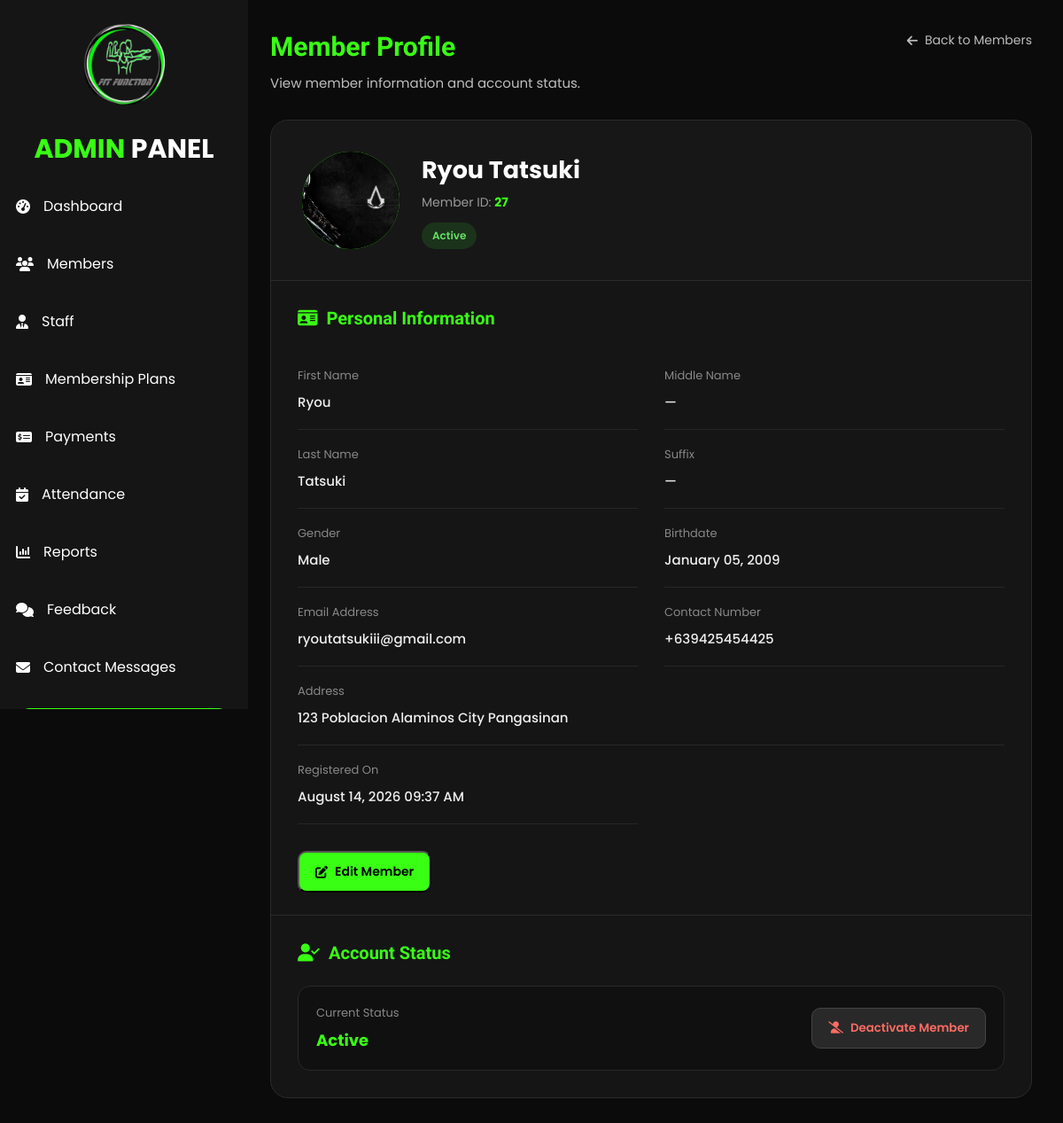
The page /member_view_admin.php?id=27 (signed in) on the database as committed earlier.
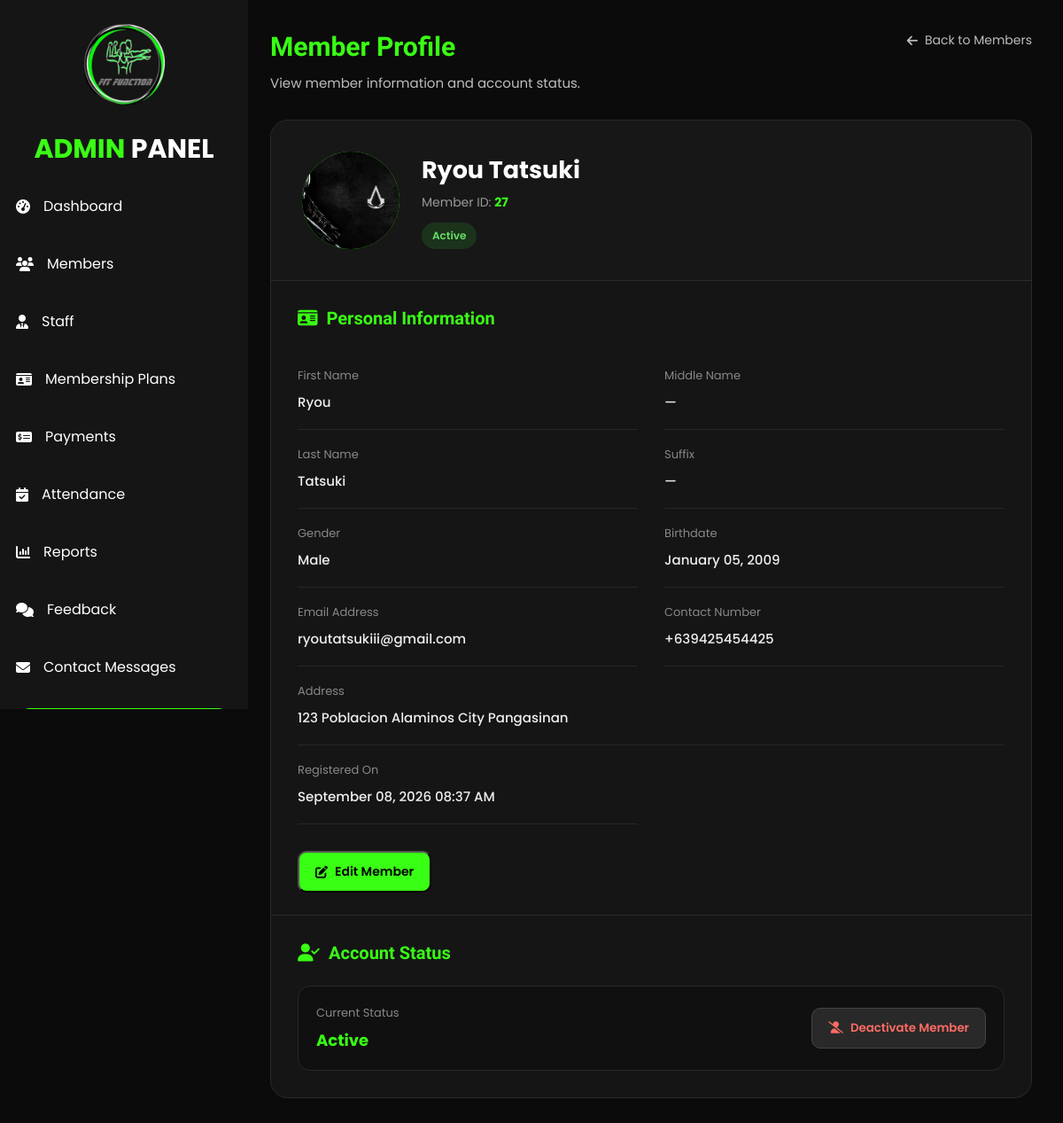
The same page on the database as committed later.
### tables this page shows
CREATE TABLE `signup` (
  `id` int(100) NOT NULL,
  `first_name` varchar(100) NOT NULL,
  `middlename` varchar(100) DEFAULT NULL,
  `last_name` varchar(100) NOT NULL,
  `suffix` varchar(20) DEFAULT NULL,
  `email` varchar(150) NOT NULL,
  `contact_number` varchar(30) NOT NULL,
  `gender` enum('Male','Female','Rather not say') NOT NULL,
  `birthdate` date NOT NULL,
  `password` varchar(255) NOT NULL,
  `created_at` timestamp NOT NULL DEFAULT CURRENT_TIMESTAMP ON UPDATE CURRENT_TIMESTAMP,
  `verification_code` varchar(6) NOT NULL,
  `verification_expiry` datetime NOT NULL,
  `email_verified` tinyint(1) NOT NULL DEFAULT '0',
  `status` varchar(20) NOT NULL DEFAULT 'Pending',
  `address` varchar(255) DEFAULT NULL,
  `profile_picture` varchar(255) DEFAULT NULL
);

### member_view_admin.php (the view, shortened to what this page needs)
<?php
require_once("includes/admin_auth.php");
$member_id = (int)$_GET['id'];
$stmt = $con->prepare("
    SELECT
        id,
        first_name,
        middlename,
        last_name,
        suffix,
        email,
        contact_number,
        gender,
        birthdate,
        status,
        address,
        profile_picture,
        created_at
    FROM signup
    WHERE id = ?
    LIMIT 1
");
$stmt->bind_param("i", $member_id);
$stmt->execute();
$result = $stmt->get_result();
$member = $result->fetch_assoc();
$fullName = $member['first_name'];
$fullName .= " " . $member['last_name'];
$profilePicture = "";
if(!empty($member['profile_picture'])){
    $profilePicture = $member['profile_picture'];
}
?>
<!DOCTYPE html>
<html lang="en">
<head>
<link
rel="stylesheet"
href="https://cdnjs.cloudflare.com/ajax/libs/font-awesome/6.7.2/css/all.min.css">
<link
rel="stylesheet"
href="assets/css/admin.css">
</head>
<body>
<div class="wrapper">
    <?php include("includes/admin_sidebar.php"); ?>
    <div class="main">
        <div class="member-view-content">
<div class="member-view-header">
    <div class="member-view-title">
        <h2>
            Member Profile
        </h2>
        <p>
            View member information and account status.
        </p>
    </div>
    <a
        href="members_admin.php"
        class="back-members"
    >
        <i class="fa-solid fa-arrow-left"></i>
        Back to Members
    </a>
</div>
            <div class="member-profile-card">
                <div class="member-profile-top">
                    <div class="large-member-avatar">
    <?php if(!empty($profilePicture)): ?>
        <img
    src="<?php echo htmlspecialchars($profilePicture); ?>"
    alt="Member Profile Picture"
>
    <?php else: ?>
        <i class="fa-solid fa-user"></i>
    <?php endif; ?>
</div>
                    <div class="member-profile-name">
                        <h1>
                            <?php echo htmlspecialchars($fullName); ?>
                        </h1>
                        <p>
                            Member ID:
                            <strong>
                                <?php echo $member['id']; ?>
                            </strong>
                        </p>
                        <?php
                        $statusClass =
                            strtolower($member['status']);
                        ?>
                        <span
                            class="member-status <?php echo $statusClass; ?>"
                        >
                            <?php
                            echo htmlspecialchars(
                                $member['status']
                            );
                            ?>
                        </span>
                    </div>
                </div>
                <div class="member-information">
                    <h3>
                        <i class="fa-solid fa-id-card"></i>
                        Personal Information
                    </h3>
                    <div class="member-info-grid">
                        <div class="member-info-item">
                            <span>
                                First Name
                            </span>
                            <strong>
                                <?php
                                echo htmlspecialchars(
                                    $member['first_name']
                                );
                                ?>
                            </strong>
                        </div>
                        <div class="member-info-item">
                            <span>
                                Middle Name
                            </span>
                            <strong>
                                <?php
                                echo !empty($member['middlename'])
                                    ? htmlspecialchars($member['middlename'])
                                    : "—";
                                ?>
                            </strong>
                        </div>
                        <div class="member-info-item">
                            <span>
                                Last Name
                            </span>
                            <strong>
                                <?php
                                echo htmlspecialchars(
                                    $member['last_name']
                                );
                                ?>
                            </strong>
                        </div>
                        <div class="member-info-item">
                            <span>
                                Suffix
                            </span>
                            <strong>
                                <?php
                                echo !empty($member['suffix'])
                                    ? htmlspecialchars($member['suffix'])
                                    : "—";
                                ?>
                            </strong>
                        </div>
                        <div class="member-info-item">
                            <span>
                                Gender
                            </span>
                            <strong>
                                <?php
                                echo htmlspecialchars(
                                    $member['gender']
                                );
                                ?>
                            </strong>
                        </div>
                        <div class="member-info-item">
                            <span>
                                Birthdate
                            </span>
                            <strong>
                                <?php
                                echo date(
                                    "F d, Y",
                                    strtotime($member['birthdate'])
                                );
                                ?>
                            </strong>
                        </div>
                        <div class="member-info-item">
                            <span>
                                Email Address
                            </span>
                            <strong>
                                <?php
                                echo htmlspecialchars(
                                    $member['email']
                                );
                                ?>
                            </strong>
                        </div>
                        <div class="member-info-item">
                            <span>
                                Contact Number
                            </span>
                            <strong>
                                <?php
                                echo htmlspecialchars(
                                    $member['contact_number']
                                );
                                ?>
                            </strong>
                        </div>
                        <div class="member-info-item full-width">
                            <span>
                                Address
                            </span>
                            <strong>
                                <?php
                                echo !empty($member['address'])
                                    ? htmlspecialchars($member['address'])
                                    : "No address provided.";
                                ?>
                            </strong>
                        </div>
                        <div class="member-info-item">
                            <span>
                                Registered On
                            </span>
                            <strong>
                                <?php
                                echo date(
                                    "F d, Y h:i A",
                                    strtotime($member['created_at'])
                                );
                                ?>
                            </strong>
                        </div>
                    </div>
                </div>
                <div class="member-profile-actions">
    <button
        type="button"
        class="edit-member-btn"
        onclick="openEditMemberModal()"
    >
        <i class="fa-solid fa-pen-to-square"></i>
        Edit Member
    </button>
</div>
                <div class="member-account-section">
                    <h3>
                        <i class="fa-solid fa-user-check"></i>
                        Account Status
                    </h3>
                    <div class="account-status-box">
                        <div>
                            <span>
                                Current Status
                            </span>
                            <strong>
                                <?php
                                echo htmlspecialchars(
                                    $member['status']
                                );
                                ?>
                            </strong>
                        </div>
                        <div class="status-action">
<?php if($member['status'] === "Active"): ?>
    <button
        type="button"
        class="status-btn deactivate"
        onclick="openStatusModal(
            <?php echo $member['id']; ?>,
            'deactivate'
        )"
    >
        <i class="fa-solid fa-user-slash"></i>
        Deactivate Member
    </button>
<?php endif; ?>
                        </div>
                    </div>
                </div>
            </div>
        </div>
    </div>
</div>
</body>
</html>

### includes/admin_sidebar.php (shortened to what this page needs)
<?php
$current_page = basename($_SERVER['PHP_SELF']);
?>
<div class="admin-sidebar">
    <div class="admin-logo">
        <img src="logofit.png" alt="Logo">
        <h2>
            <span>ADMIN</span> PANEL
        </h2>
    </div>
    <ul>
        <li class="<?= $current_page == 'dashboard_admin.php' ? 'active' : '' ?>">
            <a href="dashboard_admin.php">
                <i class="fa-solid fa-gauge-high"></i>
                Dashboard
            </a>
        </li>
        <li class="<?= $current_page == 'members_admin.php' ? 'active' : '' ?>">
            <a href="members_admin.php">
                <i class="fa-solid fa-users"></i>
                Members
            </a>
        </li>
        <li class="<?= $current_page == 'staff_admin.php' ? 'active' : '' ?>">
            <a href="staff_admin.php">
                <i class="fa-solid fa-user-tie"></i>
                Staff
            </a>
        </li>
        <li class="<?= $current_page == 'membership_plans_admin.php' ? 'active' : '' ?>">
            <a href="membership_plans_admin.php">
                <i class="fa-solid fa-id-card"></i>
                Membership Plans
            </a>
        </li>
        <li class="<?= $current_page == 'payments_admin.php' ? 'active' : '' ?>">
            <a href="payments_admin.php">
                <i class="fa-solid fa-money-check-dollar"></i>
                Payments
            </a>
        </li>
        <li class="<?= $current_page == 'attendance_admin.php' ? 'active' : '' ?>">
            <a href="attendance_admin.php">
                <i class="fa-solid fa-calendar-check"></i>
                Attendance
            </a>
        </li>
        <li class="<?= $current_page == 'reports_admin.php' ? 'active' : '' ?>">
            <a href="reports_admin.php">
                <i class="fa-solid fa-chart-column"></i>
                Reports
            </a>
        </li>
        <li class="<?= $current_page == 'feedback_admin.php' ? 'active' : '' ?>">
            <a href="feedback_admin.php">
                <i class="fa-solid fa-comments"></i>
                Feedback
            </a>
        </li>
        <li class="<?= $current_page == 'contact_messages_admin.php' ? 'active' : '' ?>">
            <a href="contact_messages_admin.php">
                <i class="fa-solid fa-envelope"></i>
                Contact Messages
            </a>
        </li>
<button type="button" class="admin-sidebar-logout" onclick="openLogoutModal()">
</button>
    </ul>
</div>

Rows that differ between the two databases and show on the page:
changed signup "Ryou Tatsuki": created_at "August 14, 2026 09:37 AM" → "September 08, 2026 08:37 AM"
